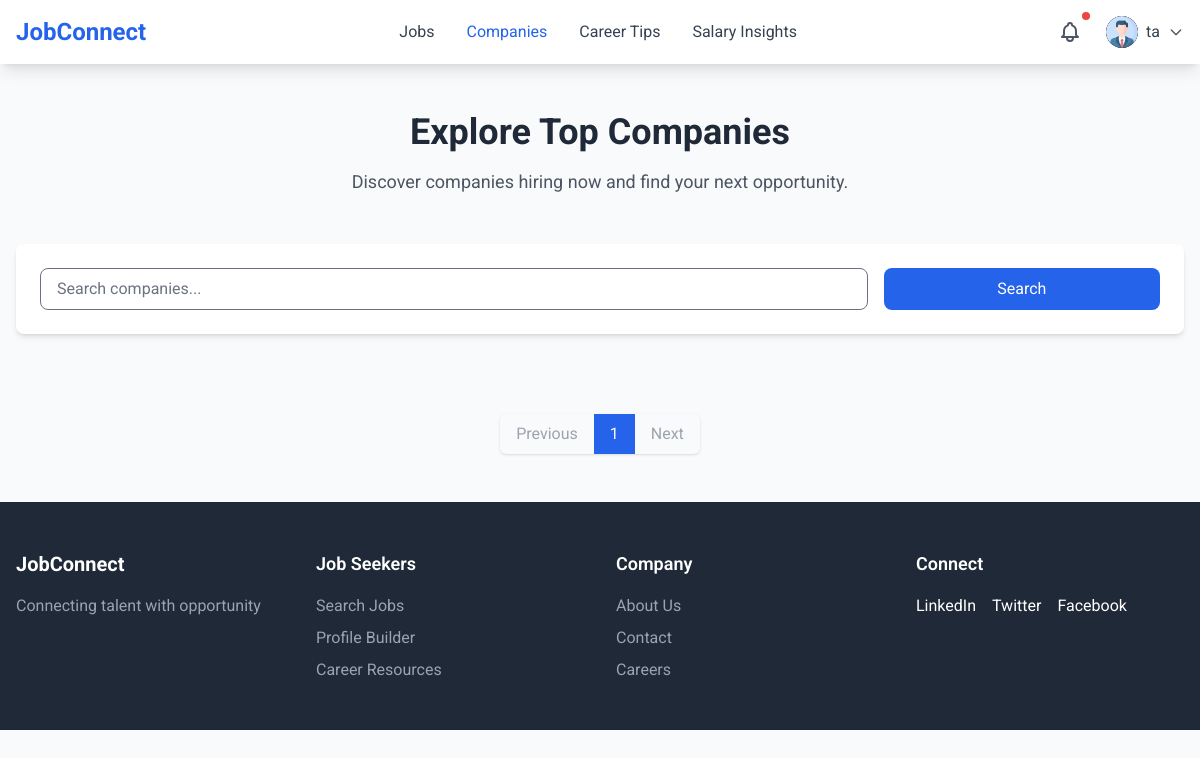
The page /jobseeker/company/ (signed in) on the database as committed earlier.
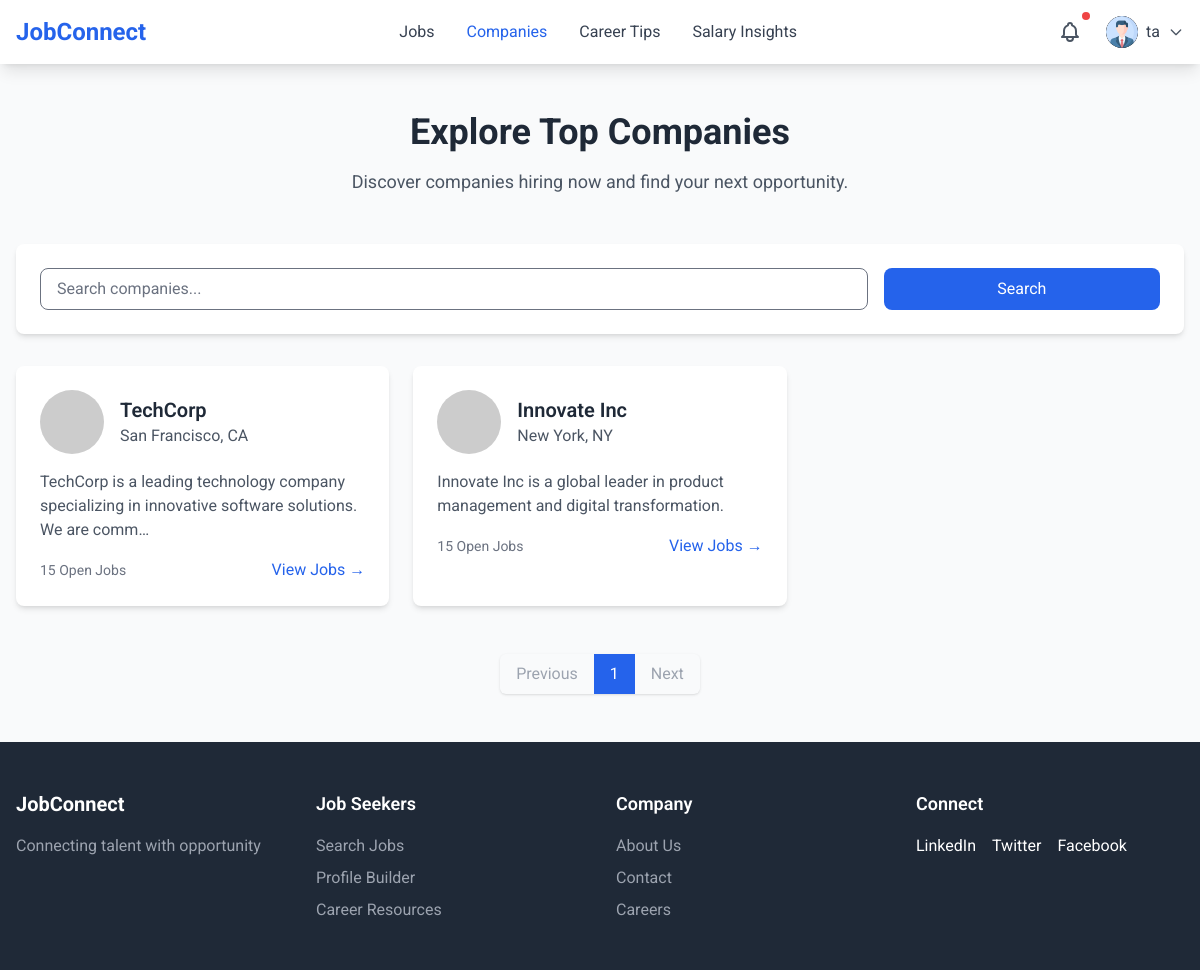
The same page on the database as committed later.
### accounts/models.py (models this page shows, shortened)
class CustomUser(AbstractBaseUser, PermissionsMixin):
    name = models.CharField(max_length=100)
    username = models.CharField(max_length=100, unique=True)
    email = models.EmailField(unique=True)
    phone_no = models.CharField(max_length=15,null=True,blank=True)
    role = models.CharField(max_length=50, choices=[
        ('admin', 'Admin'),
        ('user', 'User'),
        ('employee', 'Employee'),
    ], default='user')
    is_active = models.BooleanField(default=True)
    is_staff = models.BooleanField(default=False)
    objects = CustomUserManager()
    USERNAME_FIELD = 'email'
    REQUIRED_FIELDS = ['username', 'name']

### jobseeker/models.py (models this page shows, shortened)
class Company(models.Model):
    company_id = models.AutoField(primary_key=True)
    name = models.CharField(max_length=255)
    location = models.CharField(max_length=255)
    logo = models.URLField(null=True, blank=True)
    description = models.TextField()

### jobseeker/views.py (the view)
    def wrapper(request, *args, **kwargs):
        if request.user.role != 'user':
            messages.error(request, "You are not authorized to view this page.")
            return redirect('login')
        return view_func(request, *args, **kwargs)

### jobseeker/views.py (called while the page is built)
def user_role_required(view_func):
    def wrapper(request, *args, **kwargs):
        if request.user.role != 'user':
            messages.error(request, "You are not authorized to view this page.")
            return redirect('login')
        return view_func(request, *args, **kwargs)
    return wrapper

@user_role_required
@login_required
def company_view(request):
    comp =  Company.objects.all()
    paginator = Paginator(comp, 6)
    page_number = request.GET.get('page')
    page_obj = paginator.get_page(page_number)
    return render(request, 'jobseeker/company.html',{'page_obj': page_obj})

### static/templates/jobseeker/company.html
{% extends 'base.html' %}
{% block nav %}
{% include 'components/main_nav.html' %}
{% endblock nav %}
{% block content %}
<section class="py-12 bg-gray-50">
    <div class="max-w-7xl mx-auto px-4">
        <div class="text-center mb-12">
            <h1 class="text-4xl font-bold text-gray-800 mb-4">Explore Top Companies</h1>
            <p class="text-lg text-gray-600">Discover companies hiring now and find your next opportunity.</p>
        </div>
        <div class="bg-white p-6 rounded-lg shadow-md mb-8">
            <div class="flex flex-col md:flex-row gap-4">
                <input type="text" placeholder="Search companies..."
                    class="w-full md:w-3/4 px-4 py-2 border rounded-lg focus:ring-blue-500 focus:border-blue-500">
                <button class="w-full md:w-1/4 bg-blue-600 text-white px-6 py-2 rounded-lg hover:bg-blue-700">
                    Search
                </button>
            </div>
        </div>
        <div class="grid grid-cols-1 md:grid-cols-2 lg:grid-cols-3 gap-6">
            {% for companies in page_obj %}
            <div class="bg-white rounded-lg shadow-md hover:shadow-lg transition-shadow">
                <div class="p-6">
                    <div class="flex items-center space-x-4 mb-4">
                        <img src="https://via.placeholder.com/60" alt="TechCorp Logo" class="w-16 h-16 rounded-full">
                        <div>
                            <h3 class="text-xl font-semibold text-gray-800">{{companies.name}}</h3>
                            <p class="text-gray-600">{{companies.location}}</p>
                        </div>
                    </div>
                    <p class="text-gray-600 mb-4">
                        {{companies.description|truncatechars:100}}
                    </p>
                    <div class="flex items-center justify-between">
                        <span class="text-sm text-gray-500">15 Open Jobs</span>
                        <a href="/jobseeker/company/{{companies.company_id}}"
                            class="text-blue-600 hover:text-blue-700">View Jobs →</a>
                    </div>
                </div>
            </div>
            {% endfor %}
        </div>
        <div class="flex justify-center mt-12">
            <nav class="inline-flex rounded-md shadow">
                {% if page_obj.has_previous %}
                <a href="?page={{ page_obj.previous_page_number }}"
                    class="px-4 py-2 text-blue-600 hover:bg-blue-50 rounded-l-lg">Previous</a>
                {% else %}
                <span class="px-4 py-2 text-gray-400 rounded-l-lg cursor-not-allowed">Previous</span>
                {% endif %}
                {% for num in page_obj.paginator.page_range %}
                {% if page_obj.number == num %}
                <span class="px-4 py-2 text-white bg-blue-600">{{ num }}</span>
                {% else %}
                <a href="?page={{ num }}" class="px-4 py-2 text-blue-600 hover:bg-blue-50">{{ num }}</a>
                {% endif %}
                {% endfor %}
                {% if page_obj.has_next %}
                <a href="?page={{ page_obj.next_page_number }}"
                    class="px-4 py-2 text-blue-600 hover:bg-blue-50 rounded-r-lg">Next</a>
                {% else %}
                <span class="px-4 py-2 text-gray-400 rounded-r-lg cursor-not-allowed">Next</span>
                {% endif %}
            </nav>
        </div>
    </div>
</section>
{% endblock content %}
{% block footer %}
{% include 'components/footer.html' %}
{% endblock footer %}

### theme/templates/base.html (shortened to what this page needs)
{% load static tailwind_tags %}
<!DOCTYPE html>
<html lang="en">
<head>
	{% tailwind_css %}
</head>
<body class="bg-gray-50 font-['Roboto'] leading-normal tracking-normal">
	{% block nav %}
	{% endblock nav %}
	{% block content %}
	{% endblock content %}
	{% block footer %}
	{% endblock footer %}
</body>
</html>

### static/templates/components/main_nav.html (shortened to what this page needs)
<nav class="bg-white shadow-lg sticky top-0">
    <div class="max-w-7xl mx-auto px-4">
        <div class="flex justify-between items-center h-16">
            <a href="/jobseeker/jobs/" class="flex items-center">
                <span class="text-2xl font-bold text-blue-600">JobConnect</span>
            </a>
            <div class="hidden md:flex space-x-8">
                <a href="/jobseeker/jobs"
                    class="hover:text-blue-600 {% if '/jobseeker/jobs' in request.path %} text-blue-600 {% else %} text-gray-700 {% endif %} ">
                    Jobs
                </a>
                <a href="/jobseeker/company"
                    class="{% if '/jobseeker/company' in request.path %} text-blue-600 {% else %} text-gray-700 {% endif %} hover:text-blue-600">Companies</a>
                <a href="/jobseeker/tips"
                    class="{% if '/jobseeker/tips' in request.path %} text-blue-600 {% else %} text-gray-700 {% endif %} hover:text-blue-600">Career
                    Tips</a>
                <a href="/jobseeker/salaryinsight"
                    class="{% if '/jobseeker/salaryinsight' in request.path %} text-blue-600 {% else %} text-gray-700 {% endif %} hover:text-blue-600">Salary
                    Insights</a>
            </div>
            <div class="flex items-center space-x-4">
                <div class="relative">
                    <button id="notificationButton" class="p-2 text-gray-600 hover:text-blue-600 relative">
                        <span class="absolute top-0 right-0 w-2 h-2 bg-red-500 rounded-full"></span>
                    </button>
                </div>
                <div class="relative">
                    <button id="profileButton" class="flex items-center space-x-2 focus:outline-none">
                        <img src="../../image/profile (1).png" alt="Profile" class="w-8 h-8 rounded-full bg-black">
                        <span class="hidden md:block text-gray-700">{{ request.user.username }}</span>
                        <svg class="w-4 h-4 text-gray-600" fill="none" stroke="currentColor" viewBox="0 0 24 24">
                            <path stroke-linecap="round" stroke-linejoin="round" stroke-width="2" d="M19 9l-7 7-7-7" />
                        </svg>
                    </button>
                </div>
            </div>
        </div>
    </div>
</nav>

### static/templates/components/footer.html
<footer class="bg-gray-800 text-white py-12">
    <div class="max-w-7xl mx-auto px-4">
        <div class="grid md:grid-cols-4 gap-8">
            <div>
                <h4 class="text-xl font-bold mb-4">JobConnect</h4>
                <p class="text-gray-400">Connecting talent with opportunity</p>
            </div>
            <div>
                <h4 class="text-lg font-semibold mb-4">Job Seekers</h4>
                <ul class="space-y-2 text-gray-400">
                    <li><a href="#" class="hover:text-white">Search Jobs</a></li>
                    <li><a href="#" class="hover:text-white">Profile Builder</a></li>
                    <li><a href="#" class="hover:text-white">Career Resources</a></li>
                </ul>
            </div>
            <div>
                <h4 class="text-lg font-semibold mb-4">Company</h4>
                <ul class="space-y-2 text-gray-400">
                    <li><a href="#" class="hover:text-white">About Us</a></li>
                    <li><a href="#" class="hover:text-white">Contact</a></li>
                    <li><a href="#" class="hover:text-white">Careers</a></li>
                </ul>
            </div>
            <div>
                <h4 class="text-lg font-semibold mb-4">Connect</h4>
                <div class="flex space-x-4">
                    <a href="#" class="hover:text-blue-400">LinkedIn</a>
                    <a href="#" class="hover:text-blue-400">Twitter</a>
                    <a href="#" class="hover:text-blue-400">Facebook</a>
                </div>
            </div>
        </div>
    </div>
</footer>

Rows that differ between the two databases and show on the page:
added Company: name "TechCorp", location "San Francisco, CA", description "TechCorp is a leading technology company specializing in innovative software solutions. We are comm…"
added Company: name "Innovate Inc", location "New York, NY", description "Innovate Inc is a global leader in product management and digital transformation."
